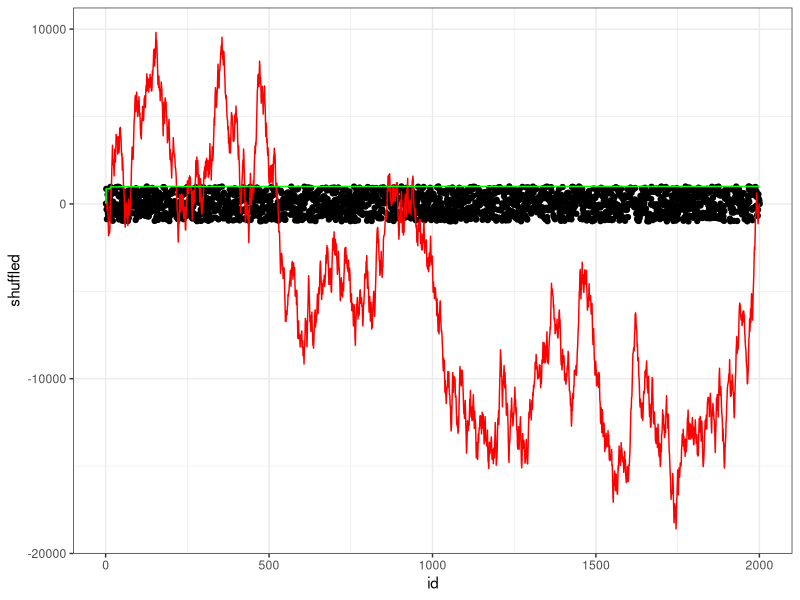

The R script that drew this image:
library(ggplot2)

set.seed(1, kind = 'Mersenne-Twister')

k=1000

vector <- -k:k
vector_shuffled <- sample(vector)
vector_shuffled_cumsum <- cumsum(vector_shuffled)
vector_shuffled_cummax <- cummax(vector_shuffled)

vector_removed_cumsum <- vector_shuffled[vector_shuffled>=vector_shuffled_cumsum]
vector_removed_cummax <- vector_shuffled[vector_shuffled>=vector_shuffled_cummax]

df_plotting <- data.frame(id = 1:2001, shuffled = vector_shuffled, cumsum=vector_shuffled_cumsum, cummax=vector_shuffled_cummax)
ggplot(data=df_plotting, aes(x=id)) +
         geom_point(aes(y=shuffled)) +
         geom_line(aes(y=cumsum), col='red') +
         geom_line(aes(y=cummax), col='green') + 
         theme_bw()
